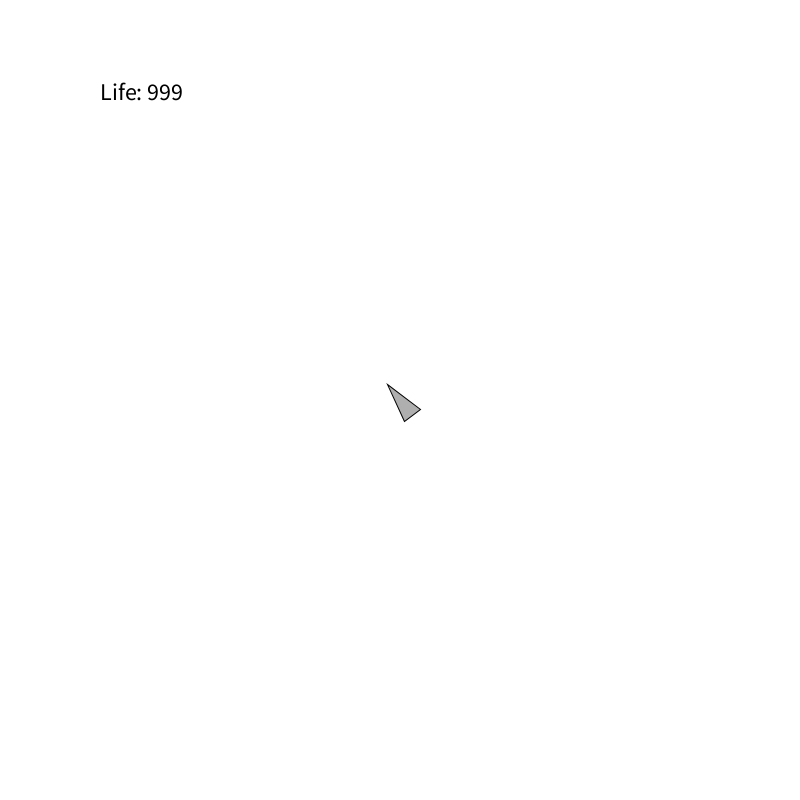
Frame 1 (no input)
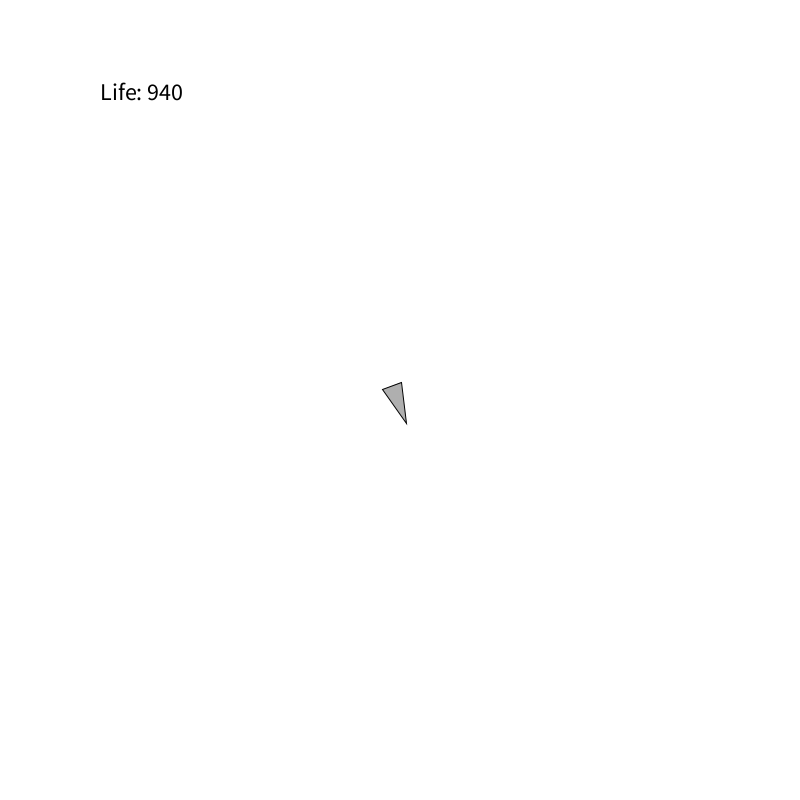
Frame 60 (the mouse pressed at the canvas centre just before this capture)
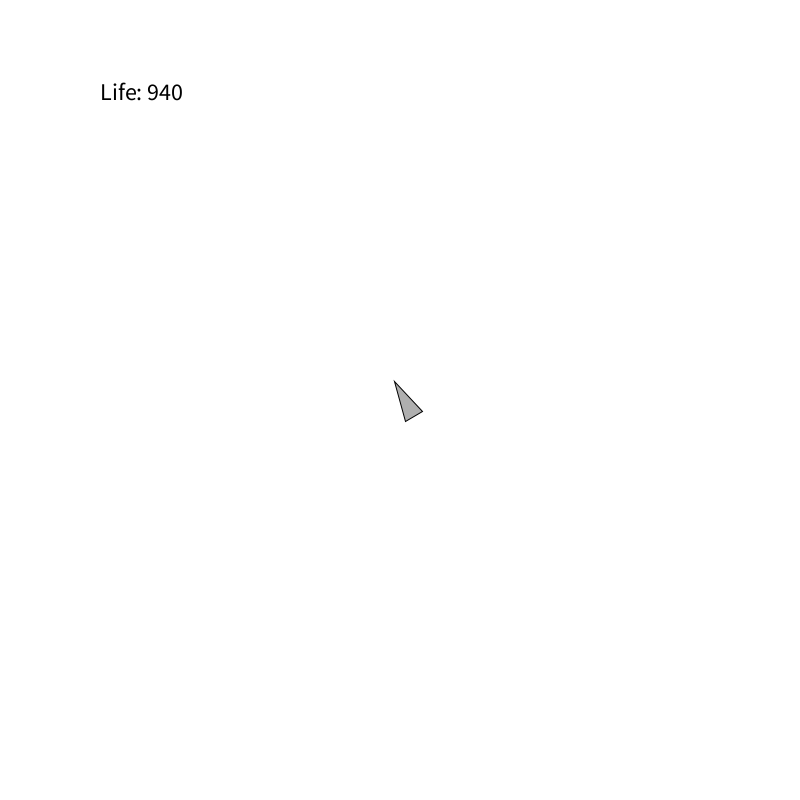
Frame 120 (the mouse held since frame 60 and released just before this capture)

The Processing sketch that drew these frames (run headless with seeded random() and noise(); from frame 60 on, the mouse is pressed at the canvas centre):

// Processing sketch: coets_01
// ── coets_01.pde
// variable Coet
Coet c;

void setup(){
  size(800, 800);
  // Creació del Coet
  c = new Coet(new PVector(width/2, height/2));
}

void draw(){
  background(255);
  
  // Mou i visualitza el coet
  c.run();
  
  // Informació del temps de vida restant
  fill(0); textSize(24);
  text("Life: "+ (c.lifetime - c.geneCounter), 100, 100);
}

void mousePressed(){
  // Resetear el Coet
  c = new Coet(new PVector(width/2, height/2));
}

// ── Coet.pde
class Coet {

  // Vectors física
  PVector pos, vel, acc;
  float maxforce = 0.05;

  // Mida
  float r;

  // Informació Genètica
  PVector[] genes;
  int geneCounter;
  
  // Temps de vida
  int lifetime = 1000;

  //constructor
  Coet(PVector p) {
    this.acc = new PVector();
    this.vel = new PVector();
    this.pos = p.copy();
    this.r = 10;

    // Material genètic aleatori
    geneCounter = 0;
    genes = new PVector[lifetime];
    for (int i = 0; i < genes.length; i++) {
      float angle = random(TWO_PI);
      genes[i] = new PVector(cos(angle), sin(angle));
      genes[i].mult(random(0, maxforce));
    }
  }

  void run() {
    // Si encara té temps de vida
    if(geneCounter<lifetime){
      // Aplica força
      applyForce(genes[geneCounter]);
      geneCounter++;
      // Actualitza posició
      update();
    }
    // Dibuixa
    display();
  }

  // Aplica força
  void applyForce(PVector f) {
    acc.add(f);
  }

  // Actulalitza magnituds físiques 
  void update() {
    vel.add(acc);
    pos.add(vel);
    acc.mult(0);
  }

  // Dibuixa
  void display() {
    float theta = vel.heading2D() + PI/2;
    fill(175); stroke(0);
    pushMatrix();
    translate(pos.x, pos.y);
    rotate(theta);
    triangle(0, -r*2, -r, r*2,r, r*2);
    popMatrix();
  }
}
